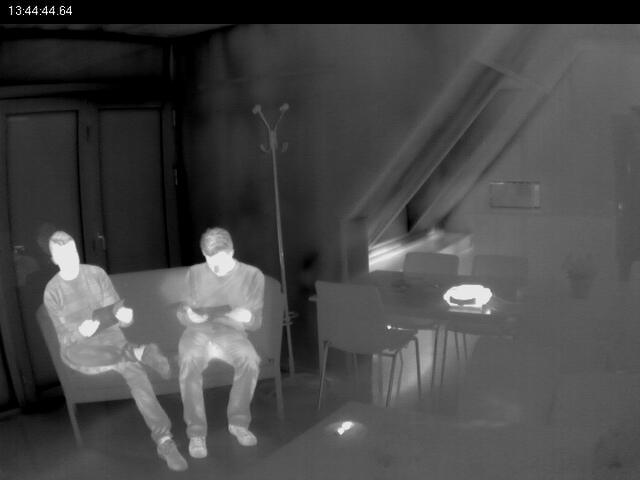
#> input picture dataset/04554.jpg, 640 x 480 px
$ jupyter execute testing_stage1.ipynb   (shell and % lines are left out)
#> lines starting #> are read from the running program, lines starting #| are printed output that depends on the picture
#> further down, original_img is the input picture: shape (480, 640); min 0, max 255, mean 71.6
#| Shape   : (480, 640) | dtype: uint8
#| Range   : min=0, max=255
### intensity_engine.py
import cv2
import numpy as np

def clip_intensity(image: np.ndarray, min_val: int, max_val: int) -> np.ndarray:
    """
    Zeros out background pixels while preserving the exact original intensities
    of pixels within [min_val, max_val]. Designed to isolate human heat
    signatures in 8-bit thermal images.

    Args:
        image (np.ndarray): 8-bit single-channel grayscale image.
        min_val (int): Minimum intensity threshold (inclusive).
        max_val (int): Maximum intensity threshold (inclusive).

    Returns:
        np.ndarray: Masked image with background pixels set to 0, uint8.
    """
#> called with min_val = 110, max_val = 255
    # Vectorised mask: keep original values inside the range, zero everything else
    return np.where(
        (image >= min_val) & (image <= max_val),
        image,
        0
    ).astype(np.uint8)
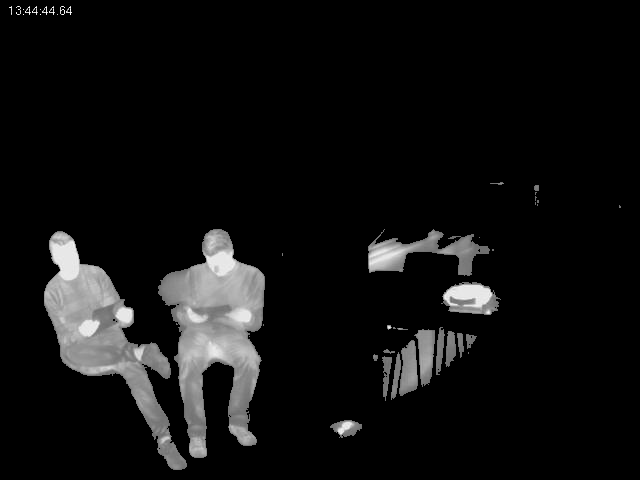
#> returned value: shape (480, 640); min 0, max 255, mean 16.5
#| After clip_intensity  -> min:   0, max: 255

def log_transform(image: np.ndarray) -> np.ndarray:
    """
    Applies logarithmic transformation to stretch contrast.
    Formula: s = c * log(1 + r), where c = 255 / log(1 + max_pixel).
    Scales the output to the full 8-bit range.

    Args:
        image (np.ndarray): 8-bit single-channel grayscale image.

    Returns:
        np.ndarray: Log-transformed image in uint8 format.
    """
    # Cast to float32 first to avoid uint8 overflow / silent truncation
    img_float = image.astype(np.float32)

    # Guard against all-zero input (e.g., fully masked background)
    if np.max(img_float) == 0:
        return image

    # Scaling constant maps the maximum log value exactly to 255
    c = 255.0 / np.log(1.0 + np.max(img_float))
#> c = 45.99

    # Apply formula and clip to [0, 255] to handle any floating-point overshoot
    log_img = c * np.log(1.0 + img_float)
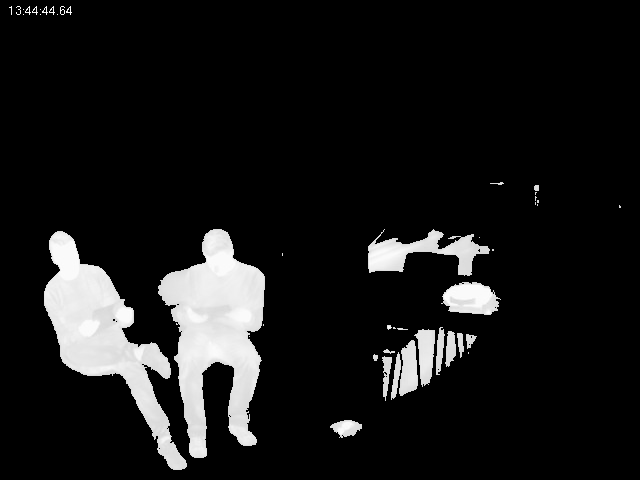
#> log_img: shape (480, 640) float32; min 0, max 255, mean 24.4
    return np.clip(log_img, 0, 255).astype(np.uint8)
#| After log_transform   -> min:   0, max: 255

def equalize_histogram(image: np.ndarray) -> np.ndarray:
    """
    Applies standard histogram equalization using OpenCV.

    Args:
        image (np.ndarray): 8-bit single-channel grayscale image.

    Returns:
        np.ndarray: Histogram equalized image.
    """
    return cv2.equalizeHist(image)
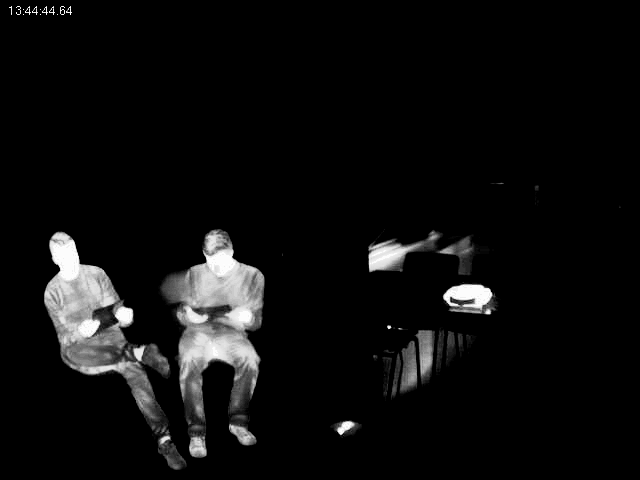
#> returned value: shape (480, 640); min 0, max 255, mean 13.9


# [12 lines left out: function apply_mask, not called in this run]

### testing_stage1.ipynb
[cell 1]
import cv2
import numpy as np
import matplotlib.pyplot as plt
from intensity_engine import clip_intensity, log_transform, equalize_histogram

[cell 2]
# Load test image in grayscale
img_path = 'dataset/04554.jpg'
original_img = cv2.imread(img_path, cv2.IMREAD_GRAYSCALE)

if original_img is None:
    raise FileNotFoundError(f"Could not load image at '{img_path}'. Ensure the file exists.")

print(f"Loaded  : {img_path}")
print(f"Shape   : {original_img.shape} | dtype: {original_img.dtype}")
print(f"Range   : min={original_img.min()}, max={original_img.max()}")

[cell 3]
# ── Pipeline Parameters ────────────────────────────────────────────────────────
CLIP_MIN = 110   # Lower threshold — captures full human silhouette heat range
CLIP_MAX = 255   # Upper bound at full saturation

# Step 1 — Background suppression via np.where mask
clipped_img = clip_intensity(original_img, min_val=CLIP_MIN, max_val=CLIP_MAX)
print(f"After clip_intensity  -> min: {clipped_img.min():>3}, max: {clipped_img.max():>3}")

# Step 2 — Logarithmic contrast stretch  (s = c * log(1 + r))
log_img = log_transform(clipped_img)
print(f"After log_transform   -> min: {log_img.min():>3}, max: {log_img.max():>3}")

# Step 3 — Global histogram equalization
equalized_img = equalize_histogram(log_img)
print(f"After equalize_hist   -> min: {equalized_img.min():>3}, max: {equalized_img.max():>3}")
#| After equalize_hist   -> min:   0, max: 255

# Sanity-check: final output must be bounded within [0, 255]
assert equalized_img.dtype == np.uint8, "Output dtype is not uint8!"
assert 0 <= equalized_img.min() and equalized_img.max() <= 255, "Pixel values out of [0,255]!"
print("\n✓ Pipeline complete — all outputs correctly bounded within [0, 255].")

[cell 4]
# ── Visualization: 1×4 comparison grid ────────────────────────────────────────
fig, axes = plt.subplots(1, 4, figsize=(22, 5))
fig.suptitle('Thermal Human Detection — Intensity Processing Pipeline',
             fontsize=13, fontweight='bold', y=1.02)

stages = [
    (original_img,  '1. Original Image'),
    (clipped_img,   f'2. After Clipping\n(min={CLIP_MIN}, max={CLIP_MAX})'),
    (log_img,       '3. After Log Transform\n(s = c·log(1+r))'),
    (equalized_img, '4. After Histogram\nEqualization'),
]

for ax, (img, title) in zip(axes, stages):
    ax.imshow(img, cmap='gray', vmin=0, vmax=255)
    ax.set_title(title, fontsize=10)
    ax.axis('off')
#> this loop made 4 passes
#> title on pass 1: '1. Original Image'

plt.tight_layout()
plt.savefig('pipeline_output.png', dpi=150, bbox_inches='tight')
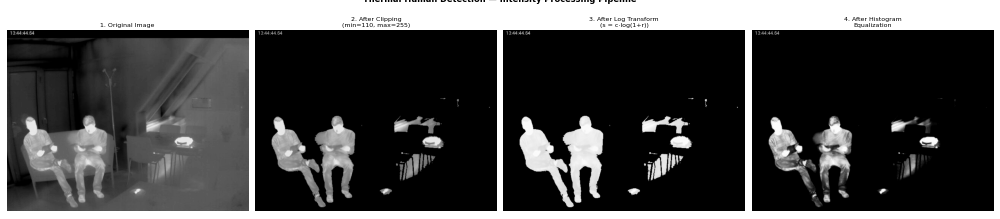
#> figure drawn by matplotlib, 4 panels
plt.show()
print("Figure saved as pipeline_output.png")

$ run again, with dataset/04353.jpg copied over dataset/04554.jpg
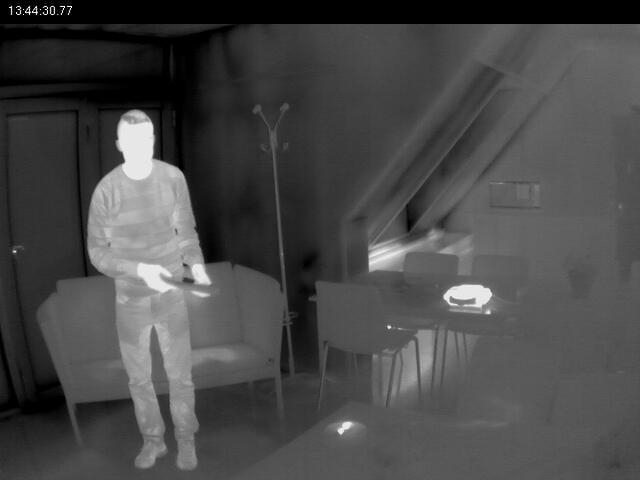
#> input picture dataset/04353.jpg, 640 x 480 px
#> original_img is the input picture: shape (480, 640); min 0, max 255, mean 72.8
#| Shape   : (480, 640) | dtype: uint8
#| Range   : min=0, max=255
#| After clip_intensity  -> min:   0, max: 255
#> c = 45.99
#| After log_transform   -> min:   0, max: 255
#> in equalize_histogram, `return cv2.equalizeHist(image)`:
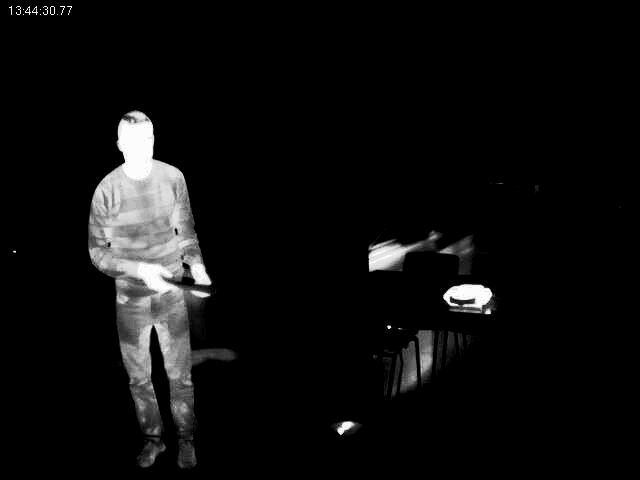
#> returned value: shape (480, 640); min 0, max 255, mean 13.9
#| After equalize_hist   -> min:   0, max: 255
#> the loop `for ax, (img, title) in zip(axes, stages):` made 4 passes
#> title on pass 1: '1. Original Image'
#> `plt.savefig('pipeline_output.png', dpi=150, bbox_inches='tight')`:
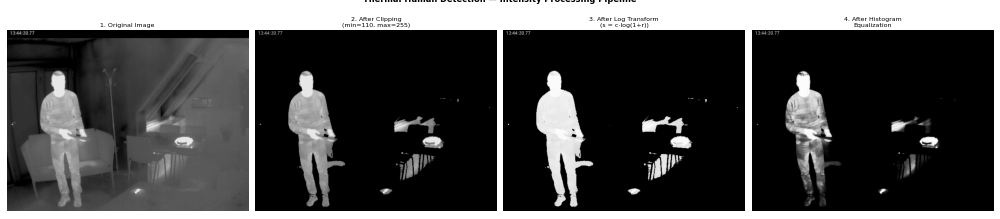
#> figure drawn by matplotlib, 4 panels
